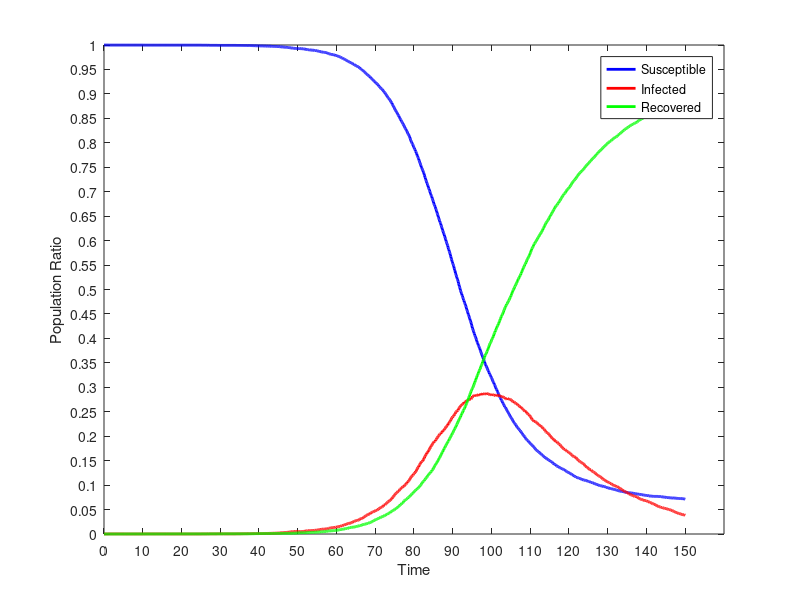

Write the MATLAB code that produced this figure.
dynamics = [
0.00,9999.000,1.000,0.000;
0.10,9999.000,1.000,0.000;
0.20,9999.000,1.000,0.000;
0.30,9999.000,1.000,0.000;
0.40,9999.000,1.000,0.000;
0.50,9999.000,1.000,0.000;
0.60,9999.000,1.000,0.000;
0.70,9999.000,1.000,0.000;
0.80,9999.000,1.000,0.000;
0.90,9999.000,1.000,0.000;
1.00,9999.000,1.000,0.000;
1.10,9999.000,1.000,0.000;
1.20,9998.000,2.000,0.000;
1.30,9998.000,2.000,0.000;
1.40,9998.000,2.000,0.000;
1.50,9998.000,2.000,0.000;
1.60,9998.000,2.000,0.000;
1.70,9998.000,2.000,0.000;
1.80,9998.000,2.000,0.000;
1.90,9998.000,2.000,0.000;
2.00,9998.000,2.000,0.000;
2.10,9998.000,2.000,0.000;
2.20,9998.000,2.000,0.000;
2.30,9998.000,2.000,0.000;
2.40,9998.000,2.000,0.000;
2.50,9998.000,2.000,0.000;
2.60,9998.000,2.000,0.000;
2.70,9998.000,2.000,0.000;
2.80,9998.000,2.000,0.000;
2.90,9998.000,2.000,0.000;
3.00,9998.000,2.000,0.000;
3.10,9998.000,2.000,0.000;
3.20,9998.000,2.000,0.000;
3.30,9998.000,2.000,0.000;
3.40,9998.000,2.000,0.000;
3.50,9998.000,2.000,0.000;
3.60,9998.000,2.000,0.000;
3.70,9998.000,2.000,0.000;
3.80,9998.000,2.000,0.000;
3.90,9998.000,2.000,0.000;
4.00,9998.000,2.000,0.000;
4.10,9998.000,2.000,0.000;
4.20,9998.000,2.000,0.000;
4.30,9998.000,2.000,0.000;
4.40,9998.000,2.000,0.000;
4.50,9998.000,2.000,0.000;
4.60,9998.000,2.000,0.000;
4.70,9998.000,2.000,0.000;
4.80,9998.000,2.000,0.000;
4.90,9998.000,2.000,0.000;
5.00,9998.000,2.000,0.000;
5.10,9998.000,1.000,1.000;
5.20,9998.000,1.000,1.000;
5.30,9998.000,1.000,1.000;
5.40,9998.000,1.000,1.000;
5.50,9998.000,1.000,1.000;
5.60,9998.000,1.000,1.000;
5.70,9998.000,1.000,1.000;
5.80,9998.000,1.000,1.000;
5.90,9998.000,1.000,1.000;
6.00,9998.000,1.000,1.000;
6.10,9998.000,1.000,1.000;
6.20,9998.000,1.000,1.000;
6.30,9998.000,1.000,1.000;
6.40,9998.000,1.000,1.000;
6.50,9998.000,1.000,1.000;
6.60,9998.000,1.000,1.000;
6.70,9998.000,1.000,1.000;
6.80,9998.000,1.000,1.000;
6.90,9998.000,1.000,1.000;
7.00,9998.000,1.000,1.000;
7.10,9998.000,1.000,1.000;
7.20,9998.000,1.000,1.000;
7.30,9998.000,1.000,1.000;
7.40,9998.000,1.000,1.000;
7.50,9998.000,1.000,1.000;
7.60,9998.000,1.000,1.000;
7.70,9998.000,1.000,1.000;
7.80,9998.000,1.000,1.000;
7.90,9998.000,1.000,1.000;
8.00,9998.000,1.000,1.000;
8.10,9998.000,1.000,1.000;
8.20,9998.000,1.000,1.000;
8.30,9998.000,1.000,1.000;
8.40,9998.000,1.000,1.000;
8.50,9998.000,1.000,1.000;
8.60,9998.000,1.000,1.000;
8.70,9998.000,1.000,1.000;
8.80,9998.000,1.000,1.000;
8.90,9998.000,1.000,1.000;
9.00,9998.000,1.000,1.000;
9.10,9998.000,1.000,1.000;
9.20,9998.000,1.000,1.000;
9.30,9998.000,1.000,1.000;
9.40,9998.000,1.000,1.000;
9.50,9998.000,1.000,1.000;
9.60,9998.000,1.000,1.000;
9.70,9998.000,1.000,1.000;
9.80,9998.000,1.000,1.000;
9.90,9998.000,1.000,1.000;
10.00,9998.000,1.000,1.000;
10.10,9998.000,1.000,1.000;
10.20,9998.000,1.000,1.000;
10.30,9997.000,2.000,1.000;
10.40,9997.000,2.000,1.000;
10.50,9997.000,2.000,1.000;
10.60,9997.000,2.000,1.000;
10.70,9997.000,2.000,1.000;
10.80,9997.000,2.000,1.000;
10.90,9997.000,2.000,1.000;
11.00,9997.000,2.000,1.000;
11.10,9997.000,2.000,1.000;
11.20,9997.000,2.000,1.000;
11.30,9997.000,2.000,1.000;
11.40,9997.000,2.000,1.000;
11.50,9997.000,2.000,1.000;
11.60,9997.000,2.000,1.000;
11.70,9997.000,2.000,1.000;
11.80,9997.000,2.000,1.000;
11.90,9997.000,2.000,1.000;
12.00,9997.000,2.000,1.000;
12.10,9997.000,2.000,1.000;
12.20,9997.000,2.000,1.000;
12.30,9997.000,2.000,1.000;
12.40,9997.000,2.000,1.000;
12.50,9997.000,2.000,1.000;
12.60,9997.000,2.000,1.000;
12.70,9997.000,2.000,1.000;
12.80,9997.000,2.000,1.000;
12.90,9997.000,2.000,1.000;
13.00,9997.000,2.000,1.000;
13.10,9997.000,2.000,1.000;
13.20,9997.000,2.000,1.000;
13.30,9997.000,2.000,1.000;
13.40,9997.000,2.000,1.000;
13.50,9997.000,2.000,1.000;
13.60,9997.000,2.000,1.000;
13.70,9997.000,2.000,1.000;
13.80,9997.000,2.000,1.000;
13.90,9997.000,2.000,1.000;
14.00,9997.000,2.000,1.000;
14.10,9997.000,2.000,1.000;
14.20,9997.000,2.000,1.000;
14.30,9997.000,2.000,1.000;
14.40,9997.000,2.000,1.000;
14.50,9997.000,2.000,1.000;
14.60,9997.000,2.000,1.000;
14.70,9997.000,2.000,1.000;
14.80,9997.000,2.000,1.000;
14.90,9997.000,2.000,1.000;
15.00,9997.000,2.000,1.000;
15.10,9997.000,2.000,1.000;
15.20,9997.000,2.000,1.000;
15.30,9997.000,2.000,1.000;
15.40,9997.000,2.000,1.000;
15.50,9997.000,2.000,1.000;
15.60,9997.000,2.000,1.000;
15.70,9997.000,2.000,1.000;
15.80,9997.000,2.000,1.000;
15.90,9997.000,2.000,1.000;
16.00,9997.000,2.000,1.000;
16.10,9997.000,2.000,1.000;
16.20,9997.000,2.000,1.000;
16.30,9997.000,1.000,2.000;
16.40,9997.000,1.000,2.000;
16.50,9997.000,1.000,2.000;
16.60,9997.000,1.000,2.000;
16.70,9997.000,1.000,2.000;
16.80,9997.000,1.000,2.000;
16.90,9997.000,1.000,2.000;
17.00,9997.000,1.000,2.000;
17.10,9997.000,1.000,2.000;
17.20,9997.000,1.000,2.000;
17.30,9997.000,1.000,2.000;
17.40,9997.000,1.000,2.000;
17.50,9997.000,1.000,2.000;
17.60,9997.000,1.000,2.000;
17.70,9997.000,1.000,2.000;
17.80,9997.000,1.000,2.000;
17.90,9997.000,1.000,2.000;
18.00,9997.000,1.000,2.000;
18.10,9997.000,1.000,2.000;
18.20,9997.000,1.000,2.000;
18.30,9997.000,1.000,2.000;
18.40,9997.000,1.000,2.000;
18.50,9997.000,1.000,2.000;
18.60,9997.000,1.000,2.000;
18.70,9997.000,1.000,2.000;
18.80,9997.000,1.000,2.000;
18.90,9997.000,1.000,2.000;
19.00,9997.000,1.000,2.000;
19.10,9997.000,1.000,2.000;
19.20,9997.000,1.000,2.000;
19.30,9997.000,1.000,2.000;
19.40,9997.000,1.000,2.000;
19.50,9997.000,1.000,2.000;
19.60,9997.000,1.000,2.000;
19.70,9997.000,1.000,2.000;
19.80,9997.000,1.000,2.000;
19.90,9997.000,1.000,2.000;
20.00,9997.000,1.000,2.000;
20.10,9997.000,1.000,2.000;
20.20,9997.000,1.000,2.000;
20.30,9997.000,1.000,2.000;
20.40,9997.000,1.000,2.000;
20.50,9997.000,1.000,2.000;
20.60,9997.000,1.000,2.000;
20.70,9997.000,1.000,2.000;
20.80,9997.000,1.000,2.000;
20.90,9997.000,1.000,2.000;
21.00,9997.000,1.000,2.000;
21.10,9997.000,1.000,2.000;
21.20,9997.000,1.000,2.000;
21.30,9997.000,1.000,2.000;
21.40,9997.000,1.000,2.000;
21.50,9997.000,1.000,2.000;
21.60,9997.000,1.000,2.000;
21.70,9997.000,1.000,2.000;
21.80,9997.000,1.000,2.000;
21.90,9997.000,1.000,2.000;
22.00,9997.000,1.000,2.000;
22.10,9997.000,1.000,2.000;
22.20,9997.000,1.000,2.000;
22.30,9997.000,1.000,2.000;
22.40,9997.000,1.000,2.000;
22.50,9997.000,1.000,2.000;
22.60,9997.000,1.000,2.000;
22.70,9997.000,1.000,2.000;
22.80,9997.000,1.000,2.000;
22.90,9997.000,1.000,2.000;
23.00,9997.000,1.000,2.000;
23.10,9997.000,1.000,2.000;
23.20,9997.000,1.000,2.000;
23.30,9997.000,1.000,2.000;
23.40,9997.000,1.000,2.000;
23.50,9997.000,1.000,2.000;
23.60,9997.000,1.000,2.000;
23.70,9997.000,1.000,2.000;
23.80,9997.000,1.000,2.000;
23.90,9997.000,1.000,2.000;
24.00,9997.000,1.000,2.000;
24.10,9997.000,1.000,2.000;
24.20,9997.000,1.000,2.000;
24.30,9997.000,1.000,2.000;
24.40,9997.000,1.000,2.000;
24.50,9997.000,1.000,2.000;
24.60,9997.000,1.000,2.000;
24.70,9997.000,1.000,2.000;
24.80,9997.000,1.000,2.000;
24.90,9997.000,1.000,2.000;
25.00,9997.000,1.000,2.000;
25.10,9997.000,1.000,2.000;
25.20,9996.000,2.000,2.000;
25.30,9996.000,2.000,2.000;
25.40,9996.000,2.000,2.000;
25.50,9996.000,2.000,2.000;
25.60,9996.000,2.000,2.000;
25.70,9996.000,2.000,2.000;
25.80,9996.000,2.000,2.000;
25.90,9996.000,2.000,2.000;
26.00,9996.000,2.000,2.000;
26.10,9996.000,2.000,2.000;
26.20,9996.000,2.000,2.000;
26.30,9996.000,2.000,2.000;
26.40,9996.000,2.000,2.000;
26.50,9996.000,2.000,2.000;
26.60,9996.000,2.000,2.000;
26.70,9996.000,2.000,2.000;
26.80,9996.000,2.000,2.000;
26.90,9995.000,3.000,2.000;
27.00,9995.000,3.000,2.000;
27.10,9995.000,3.000,2.000;
27.20,9995.000,3.000,2.000;
27.30,9994.000,3.000,3.000;
27.40,9994.000,3.000,3.000;
27.50,9994.000,3.000,3.000;
27.60,9994.000,3.000,3.000;
27.70,9994.000,3.000,3.000;
27.80,9994.000,3.000,3.000;
27.90,9994.000,3.000,3.000;
28.00,9994.000,3.000,3.000;
28.10,9994.000,3.000,3.000;
28.20,9994.000,3.000,3.000;
28.30,9994.000,3.000,3.000;
28.40,9994.000,3.000,3.000;
28.50,9994.000,3.000,3.000;
28.60,9994.000,3.000,3.000;
28.70,9994.000,3.000,3.000;
28.80,9994.000,3.000,3.000;
28.90,9994.000,3.000,3.000;
29.00,9994.000,3.000,3.000;
29.10,9994.000,3.000,3.000;
29.20,9994.000,3.000,3.000;
29.30,9993.000,4.000,3.000;
29.40,9993.000,4.000,3.000;
29.50,9993.000,4.000,3.000;
29.60,9993.000,4.000,3.000;
29.70,9993.000,4.000,3.000;
29.80,9993.000,4.000,3.000;
29.90,9993.000,4.000,3.000;
30.00,9993.000,4.000,3.000;
30.10,9993.000,4.000,3.000;
30.20,9993.000,4.000,3.000;
30.30,9993.000,4.000,3.000;
30.40,9993.000,4.000,3.000;
30.50,9993.000,4.000,3.000;
30.60,9993.000,4.000,3.000;
30.70,9993.000,4.000,3.000;
30.80,9993.000,3.000,4.000;
30.90,9993.000,3.000,4.000;
31.00,9993.000,3.000,4.000;
31.10,9993.000,3.000,4.000;
31.20,9993.000,3.000,4.000;
31.30,9993.000,3.000,4.000;
31.40,9993.000,3.000,4.000;
31.50,9993.000,3.000,4.000;
31.60,9993.000,3.000,4.000;
31.70,9993.000,3.000,4.000;
31.80,9993.000,3.000,4.000;
31.90,9993.000,3.000,4.000;
32.00,9993.000,3.000,4.000;
32.10,9993.000,3.000,4.000;
32.20,9993.000,3.000,4.000;
32.30,9993.000,3.000,4.000;
32.40,9993.000,3.000,4.000;
32.50,9993.000,3.000,4.000;
32.60,9993.000,3.000,4.000;
32.70,9993.000,3.000,4.000;
32.80,9993.000,3.000,4.000;
32.90,9993.000,3.000,4.000;
33.00,9993.000,3.000,4.000;
33.10,9993.000,3.000,4.000;
33.20,9993.000,3.000,4.000;
33.30,9993.000,3.000,4.000;
33.40,9993.000,3.000,4.000;
33.50,9993.000,3.000,4.000;
33.60,9993.000,3.000,4.000;
33.70,9993.000,3.000,4.000;
33.80,9993.000,3.000,4.000;
33.90,9993.000,3.000,4.000;
34.00,9993.000,3.000,4.000;
34.10,9993.000,3.000,4.000;
34.20,9992.000,4.000,4.000;
34.30,9992.000,4.000,4.000;
34.40,9992.000,4.000,4.000;
34.50,9992.000,4.000,4.000;
34.60,9992.000,4.000,4.000;
34.70,9992.000,4.000,4.000;
34.80,9992.000,4.000,4.000;
34.90,9992.000,4.000,4.000;
35.00,9992.000,4.000,4.000;
35.10,9992.000,4.000,4.000;
35.20,9992.000,4.000,4.000;
35.30,9991.000,5.000,4.000;
35.40,9991.000,5.000,4.000;
35.50,9991.000,5.000,4.000;
35.60,9991.000,5.000,4.000;
35.70,9991.000,5.000,4.000;
35.80,9991.000,5.000,4.000;
35.90,9991.000,5.000,4.000;
36.00,9990.000,6.000,4.000;
36.10,9990.000,6.000,4.000;
36.20,9990.000,6.000,4.000;
36.30,9990.000,6.000,4.000;
36.40,9990.000,6.000,4.000;
36.50,9990.000,6.000,4.000;
36.60,9990.000,6.000,4.000;
36.70,9990.000,6.000,4.000;
36.80,9990.000,6.000,4.000;
36.90,9990.000,6.000,4.000;
37.00,9990.000,6.000,4.000;
37.10,9990.000,6.000,4.000;
37.20,9989.000,7.000,4.000;
37.30,9989.000,7.000,4.000;
37.40,9989.000,7.000,4.000;
37.50,9988.000,8.000,4.000;
37.60,9988.000,7.000,5.000;
37.70,9988.000,7.000,5.000;
37.80,9988.000,7.000,5.000;
37.90,9988.000,7.000,5.000;
38.00,9988.000,7.000,5.000;
38.10,9987.000,8.000,5.000;
38.20,9987.000,8.000,5.000;
38.30,9987.000,8.000,5.000;
38.40,9986.000,9.000,5.000;
38.50,9986.000,9.000,5.000;
38.60,9986.000,9.000,5.000;
38.70,9986.000,9.000,5.000;
38.80,9986.000,8.000,6.000;
38.90,9986.000,8.000,6.000;
39.00,9985.000,9.000,6.000;
39.10,9984.000,10.000,6.000;
39.20,9984.000,9.000,7.000;
39.30,9984.000,9.000,7.000;
39.40,9984.000,9.000,7.000;
39.50,9984.000,9.000,7.000;
39.60,9983.000,10.000,7.000;
39.70,9983.000,10.000,7.000;
39.80,9983.000,10.000,7.000;
39.90,9983.000,10.000,7.000;
40.00,9982.000,11.000,7.000;
40.10,9981.000,10.000,9.000;
40.20,9981.000,10.000,9.000;
40.30,9981.000,10.000,9.000;
40.40,9981.000,10.000,9.000;
40.50,9981.000,10.000,9.000;
40.60,9981.000,10.000,9.000;
40.70,9981.000,10.000,9.000;
40.80,9981.000,10.000,9.000;
40.90,9981.000,10.000,9.000;
41.00,9981.000,10.000,9.000;
41.10,9981.000,10.000,9.000;
41.20,9981.000,10.000,9.000;
41.30,9980.000,11.000,9.000;
41.40,9979.000,12.000,9.000;
41.50,9979.000,12.000,9.000;
41.60,9978.000,13.000,9.000;
41.70,9978.000,13.000,9.000;
41.80,9978.000,13.000,9.000;
41.90,9978.000,12.000,10.000;
42.00,9978.000,12.000,10.000;
42.10,9977.000,13.000,10.000;
42.20,9977.000,13.000,10.000;
42.30,9977.000,13.000,10.000;
42.40,9977.000,13.000,10.000;
42.50,9977.000,13.000,10.000;
42.60,9976.000,14.000,10.000;
42.70,9976.000,14.000,10.000;
42.80,9976.000,14.000,10.000;
42.90,9976.000,14.000,10.000;
43.00,9976.000,14.000,10.000;
43.10,9976.000,14.000,10.000;
43.20,9974.000,15.000,11.000;
43.30,9974.000,15.000,11.000;
43.40,9973.000,16.000,11.000;
43.50,9972.000,17.000,11.000;
43.60,9972.000,16.000,12.000;
43.70,9972.000,16.000,12.000;
43.80,9972.000,16.000,12.000;
43.90,9972.000,16.000,12.000;
44.00,9972.000,16.000,12.000;
44.10,9971.000,17.000,12.000;
44.20,9971.000,17.000,12.000;
44.30,9970.000,18.000,12.000;
44.40,9970.000,18.000,12.000;
44.50,9970.000,18.000,12.000;
44.60,9970.000,18.000,12.000;
44.70,9970.000,18.000,12.000;
44.80,9969.000,18.000,13.000;
44.90,9968.000,19.000,13.000;
45.00,9967.000,20.000,13.000;
45.10,9967.000,20.000,13.000;
45.20,9965.000,22.000,13.000;
45.30,9965.000,22.000,13.000;
45.40,9965.000,22.000,13.000;
45.50,9965.000,22.000,13.000;
45.60,9964.000,23.000,13.000;
45.70,9962.000,25.000,13.000;
45.80,9961.000,26.000,13.000;
45.90,9960.000,27.000,13.000;
46.00,9959.000,28.000,13.000;
46.10,9959.000,28.000,13.000;
46.20,9959.000,28.000,13.000;
46.30,9959.000,28.000,13.000;
46.40,9957.000,29.000,14.000;
46.50,9957.000,29.000,14.000;
46.60,9957.000,29.000,14.000;
46.70,9957.000,29.000,14.000;
46.80,9956.000,30.000,14.000;
46.90,9956.000,30.000,14.000;
47.00,9954.000,32.000,14.000;
47.10,9952.000,34.000,14.000;
47.20,9952.000,34.000,14.000;
47.30,9951.000,35.000,14.000;
47.40,9950.000,36.000,14.000;
47.50,9950.000,36.000,14.000;
47.60,9949.000,37.000,14.000;
47.70,9949.000,37.000,14.000;
47.80,9947.000,39.000,14.000;
47.90,9945.000,40.000,15.000;
48.00,9943.000,42.000,15.000;
48.10,9942.000,43.000,15.000;
48.20,9940.000,45.000,15.000;
48.30,9940.000,45.000,15.000;
48.40,9939.000,46.000,15.000;
48.50,9938.000,47.000,15.000;
48.60,9937.000,48.000,15.000;
48.70,9936.000,48.000,16.000;
48.80,9936.000,48.000,16.000;
48.90,9936.000,48.000,16.000;
49.00,9933.000,51.000,16.000;
49.10,9933.000,50.000,17.000;
49.20,9932.000,51.000,17.000;
49.30,9931.000,52.000,17.000;
49.40,9930.000,53.000,17.000;
49.50,9929.000,53.000,18.000;
49.60,9929.000,53.000,18.000;
49.70,9927.000,54.000,19.000;
49.80,9927.000,54.000,19.000;
49.90,9927.000,54.000,19.000;
50.00,9927.000,52.000,21.000;
50.10,9927.000,52.000,21.000;
50.20,9927.000,51.000,22.000;
50.30,9927.000,50.000,23.000;
50.40,9927.000,49.000,24.000;
50.50,9927.000,48.000,25.000;
50.60,9925.000,50.000,25.000;
50.70,9925.000,50.000,25.000;
50.80,9924.000,51.000,25.000;
50.90,9924.000,51.000,25.000;
51.00,9924.000,51.000,25.000;
51.10,9923.000,52.000,25.000;
51.20,9923.000,51.000,26.000;
51.30,9922.000,52.000,26.000;
51.40,9922.000,52.000,26.000;
51.50,9920.000,54.000,26.000;
51.60,9918.000,56.000,26.000;
51.70,9918.000,56.000,26.000;
51.80,9918.000,56.000,26.000;
51.90,9914.000,60.000,26.000;
52.00,9914.000,60.000,26.000;
52.10,9914.000,59.000,27.000;
52.20,9910.000,63.000,27.000;
52.30,9908.000,65.000,27.000;
52.40,9908.000,65.000,27.000;
52.50,9905.000,67.000,28.000;
52.60,9904.000,68.000,28.000;
52.70,9904.000,67.000,29.000;
52.80,9902.000,68.000,30.000;
52.90,9902.000,68.000,30.000;
53.00,9901.000,67.000,32.000;
53.10,9898.000,70.000,32.000;
53.20,9897.000,70.000,33.000;
53.30,9897.000,70.000,33.000;
53.40,9896.000,71.000,33.000;
53.50,9896.000,70.000,34.000;
53.60,9896.000,70.000,34.000;
53.70,9896.000,70.000,34.000;
53.80,9895.000,71.000,34.000;
53.90,9895.000,71.000,34.000;
54.00,9894.000,72.000,34.000;
54.10,9893.000,73.000,34.000;
54.20,9892.000,73.000,35.000;
54.30,9889.000,76.000,35.000;
54.40,9887.000,77.000,36.000;
54.50,9887.000,77.000,36.000;
54.60,9886.000,76.000,38.000;
54.70,9884.000,78.000,38.000;
54.80,9882.000,80.000,38.000;
54.90,9882.000,79.000,39.000;
55.00,9882.000,79.000,39.000;
55.10,9880.000,81.000,39.000;
55.20,9878.000,83.000,39.000;
55.30,9876.000,85.000,39.000;
55.40,9873.000,87.000,40.000;
55.50,9870.000,90.000,40.000;
55.60,9868.000,91.000,41.000;
55.70,9865.000,94.000,41.000;
55.80,9864.000,93.000,43.000;
55.90,9862.000,94.000,44.000;
56.00,9862.000,94.000,44.000;
56.10,9859.000,96.000,45.000;
56.20,9858.000,97.000,45.000;
56.30,9856.000,98.000,46.000;
56.40,9854.000,99.000,47.000;
56.50,9854.000,99.000,47.000;
56.60,9852.000,101.000,47.000;
56.70,9852.000,101.000,47.000;
56.80,9851.000,101.000,48.000;
56.90,9851.000,100.000,49.000;
57.00,9848.000,103.000,49.000;
57.10,9848.000,102.000,50.000;
57.20,9845.000,104.000,51.000;
57.30,9844.000,105.000,51.000;
57.40,9843.000,103.000,54.000;
57.50,9841.000,103.000,56.000;
57.60,9839.000,103.000,58.000;
57.70,9834.000,107.000,59.000;
57.80,9831.000,110.000,59.000;
57.90,9824.000,116.000,60.000;
58.00,9821.000,118.000,61.000;
58.10,9820.000,118.000,62.000;
58.20,9819.000,119.000,62.000;
58.30,9816.000,120.000,64.000;
58.40,9815.000,121.000,64.000;
58.50,9812.000,123.000,65.000;
58.60,9809.000,126.000,65.000;
58.70,9808.000,127.000,65.000;
58.80,9805.000,129.000,66.000;
58.90,9804.000,130.000,66.000;
59.00,9802.000,131.000,67.000;
59.10,9802.000,131.000,67.000;
59.20,9801.000,131.000,68.000;
59.30,9800.000,131.000,69.000;
59.40,9798.000,132.000,70.000;
59.50,9797.000,133.000,70.000;
59.60,9794.000,135.000,71.000;
59.70,9787.000,142.000,71.000;
59.80,9786.000,141.000,73.000;
59.90,9786.000,139.000,75.000;
60.00,9784.000,140.000,76.000;
60.10,9783.000,140.000,77.000;
60.20,9777.000,145.000,78.000;
60.30,9775.000,146.000,79.000;
60.40,9772.000,148.000,80.000;
60.50,9768.000,150.000,82.000;
60.60,9765.000,153.000,82.000;
60.70,9762.000,155.000,83.000;
60.80,9759.000,155.000,86.000;
60.90,9757.000,155.000,88.000;
61.00,9754.000,156.000,90.000;
61.10,9748.000,162.000,90.000;
61.20,9743.000,166.000,91.000;
61.30,9737.000,170.000,93.000;
61.40,9736.000,171.000,93.000;
61.50,9734.000,171.000,95.000;
61.60,9729.000,173.000,98.000;
61.70,9722.000,179.000,99.000;
61.80,9717.000,181.000,102.000;
61.90,9714.000,182.000,104.000;
62.00,9713.000,182.000,105.000;
62.10,9708.000,187.000,105.000;
62.20,9704.000,191.000,105.000;
62.30,9698.000,194.000,108.000;
62.40,9695.000,194.000,111.000;
62.50,9688.000,200.000,112.000;
62.60,9683.000,203.000,114.000;
62.70,9679.000,207.000,114.000;
62.80,9675.000,211.000,114.000;
62.90,9670.000,212.000,118.000;
63.00,9668.000,212.000,120.000;
63.10,9662.000,216.000,122.000;
63.20,9658.000,219.000,123.000;
63.30,9652.000,221.000,127.000;
63.40,9649.000,220.000,131.000;
63.50,9645.000,222.000,133.000;
63.60,9643.000,224.000,133.000;
63.70,9641.000,225.000,134.000;
63.80,9634.000,230.000,136.000;
63.90,9631.000,232.000,137.000;
64.00,9625.000,236.000,139.000;
64.10,9622.000,239.000,139.000;
64.20,9616.000,245.000,139.000;
64.30,9611.000,249.000,140.000;
64.40,9606.000,254.000,140.000;
64.50,9605.000,253.000,142.000;
64.60,9597.000,259.000,144.000;
64.70,9591.000,264.000,145.000;
64.80,9586.000,267.000,147.000;
64.90,9582.000,269.000,149.000;
65.00,9577.000,273.000,150.000;
65.10,9573.000,275.000,152.000;
65.20,9571.000,277.000,152.000;
65.30,9564.000,281.000,155.000;
65.40,9561.000,279.000,160.000;
65.50,9556.000,282.000,162.000;
65.60,9553.000,283.000,164.000;
65.70,9552.000,284.000,164.000;
65.80,9544.000,290.000,166.000;
65.90,9539.000,293.000,168.000;
66.00,9527.000,302.000,171.000;
66.10,9521.000,308.000,171.000;
66.20,9514.000,314.000,172.000;
66.30,9513.000,313.000,174.000;
66.40,9507.000,316.000,177.000;
66.50,9504.000,316.000,180.000;
66.60,9493.000,323.000,184.000;
66.70,9487.000,323.000,190.000;
66.80,9482.000,328.000,190.000;
66.90,9473.000,335.000,192.000;
67.00,9467.000,336.000,197.000;
67.10,9457.000,346.000,197.000;
67.20,9450.000,349.000,201.000;
67.30,9443.000,355.000,202.000;
67.40,9436.000,361.000,203.000;
67.50,9427.000,370.000,203.000;
67.60,9419.000,377.000,204.000;
67.70,9410.000,383.000,207.000;
67.80,9404.000,386.000,210.000;
67.90,9398.000,390.000,212.000;
68.00,9392.000,391.000,217.000;
68.10,9383.000,399.000,218.000;
68.20,9377.000,405.000,218.000;
68.30,9370.000,405.000,225.000;
68.40,9366.000,407.000,227.000;
68.50,9360.000,410.000,230.000;
68.60,9356.000,409.000,235.000;
68.70,9347.000,417.000,236.000;
68.80,9332.000,429.000,239.000;
68.90,9322.000,435.000,243.000;
69.00,9314.000,441.000,245.000;
69.10,9309.000,443.000,248.000;
69.20,9302.000,448.000,250.000;
69.30,9297.000,449.000,254.000;
69.40,9288.000,453.000,259.000;
69.50,9280.000,452.000,268.000;
69.60,9269.000,457.000,274.000;
69.70,9261.000,461.000,278.000;
69.80,9252.000,466.000,282.000;
69.90,9247.000,468.000,285.000;
70.00,9237.000,474.000,289.000;
70.10,9226.000,481.000,293.000;
70.20,9225.000,480.000,295.000;
70.30,9217.000,485.000,298.000;
70.40,9212.000,487.000,301.000;
70.50,9205.000,487.000,308.000;
70.60,9194.000,496.000,310.000;
70.70,9187.000,499.000,314.000;
70.80,9177.000,505.000,318.000;
70.90,9163.000,516.000,321.000;
71.00,9153.000,520.000,327.000;
71.10,9148.000,524.000,328.000;
71.20,9137.000,531.000,332.000;
71.30,9127.000,537.000,336.000;
71.40,9116.000,541.000,343.000;
71.50,9109.000,546.000,345.000;
71.60,9104.000,548.000,348.000;
71.70,9098.000,552.000,350.000;
71.80,9094.000,552.000,354.000;
71.90,9083.000,559.000,358.000;
72.00,9071.000,569.000,360.000;
72.10,9061.000,574.000,365.000;
72.20,9046.000,589.000,365.000;
72.30,9039.000,592.000,369.000;
72.40,9029.000,595.000,376.000;
72.50,9022.000,595.000,383.000;
72.60,9009.000,607.000,384.000;
72.70,8997.000,613.000,390.000;
72.80,8985.000,622.000,393.000;
72.90,8972.000,631.000,397.000;
73.00,8962.000,639.000,399.000;
73.10,8949.000,645.000,406.000;
73.20,8935.000,654.000,411.000;
73.30,8923.000,658.000,419.000;
73.40,8916.000,661.000,423.000;
73.50,8907.000,668.000,425.000;
73.60,8898.000,674.000,428.000;
73.70,8885.000,684.000,431.000;
73.80,8874.000,691.000,435.000;
73.90,8862.000,691.000,447.000;
74.00,8846.000,701.000,453.000;
74.10,8833.000,710.000,457.000;
74.20,8820.000,719.000,461.000;
74.30,8812.000,723.000,465.000;
74.40,8787.000,741.000,472.000;
74.50,8773.000,752.000,475.000;
74.60,8760.000,758.000,482.000;
74.70,8747.000,767.000,486.000;
74.80,8731.000,778.000,491.000;
74.90,8716.000,790.000,494.000;
75.00,8700.000,798.000,502.000;
75.10,8682.000,809.000,509.000;
75.20,8665.000,822.000,513.000;
75.30,8655.000,829.000,516.000;
75.40,8643.000,832.000,525.000;
75.50,8630.000,842.000,528.000;
75.60,8617.000,846.000,537.000;
75.70,8604.000,857.000,539.000;
75.80,8586.000,867.000,547.000;
75.90,8569.000,875.000,556.000;
76.00,8558.000,876.000,566.000;
76.10,8547.000,883.000,570.000;
76.20,8527.000,895.000,578.000;
76.30,8510.000,906.000,584.000;
76.40,8496.000,916.000,588.000;
76.50,8481.000,918.000,601.000;
76.60,8470.000,926.000,604.000;
76.70,8451.000,937.000,612.000;
76.80,8437.000,944.000,619.000;
76.90,8425.000,947.000,628.000;
77.00,8412.000,957.000,631.000;
77.10,8397.000,967.000,636.000;
77.20,8382.000,972.000,646.000;
77.30,8373.000,969.000,658.000;
77.40,8353.000,973.000,674.000;
77.50,8334.000,987.000,679.000;
77.60,8317.000,999.000,684.000;
77.70,8301.000,1006.000,693.000;
77.80,8289.000,1015.000,696.000;
77.90,8277.000,1018.000,705.000;
78.00,8260.000,1031.000,709.000;
78.10,8245.000,1042.000,713.000;
78.20,8233.000,1046.000,721.000;
78.30,8209.000,1065.000,726.000;
78.40,8193.000,1067.000,740.000;
78.50,8179.000,1076.000,745.000;
78.60,8167.000,1082.000,751.000;
78.70,8152.000,1092.000,756.000;
78.80,8135.000,1103.000,762.000;
78.90,8116.000,1117.000,767.000;
79.00,8090.000,1134.000,776.000;
79.10,8065.000,1148.000,787.000;
79.20,8044.000,1158.000,798.000;
79.30,8024.000,1170.000,806.000;
79.40,8009.000,1176.000,815.000;
79.50,7990.000,1186.000,824.000;
79.60,7976.000,1197.000,827.000;
79.70,7964.000,1201.000,835.000;
79.80,7940.000,1219.000,841.000;
79.90,7919.000,1227.000,854.000;
80.00,7902.000,1235.000,863.000;
80.10,7888.000,1239.000,873.000;
80.20,7868.000,1251.000,881.000;
80.30,7853.000,1259.000,888.000;
80.40,7829.000,1278.000,893.000;
80.50,7817.000,1280.000,903.000;
80.60,7795.000,1294.000,911.000;
80.70,7775.000,1311.000,914.000;
80.80,7748.000,1329.000,923.000;
80.90,7727.000,1342.000,931.000;
81.00,7706.000,1359.000,935.000;
81.10,7691.000,1366.000,943.000;
81.20,7673.000,1373.000,954.000;
81.30,7642.000,1398.000,960.000;
81.40,7619.000,1413.000,968.000;
81.50,7598.000,1422.000,980.000;
81.60,7578.000,1433.000,989.000;
81.70,7554.000,1449.000,997.000;
81.80,7530.000,1463.000,1007.000;
81.90,7504.000,1479.000,1017.000;
82.00,7484.000,1481.000,1035.000;
82.10,7467.000,1486.000,1047.000;
82.20,7452.000,1488.000,1060.000;
82.30,7431.000,1499.000,1070.000;
82.40,7406.000,1519.000,1075.000;
82.50,7386.000,1532.000,1082.000;
82.60,7363.000,1549.000,1088.000;
82.70,7336.000,1561.000,1103.000;
82.80,7302.000,1584.000,1114.000;
82.90,7284.000,1596.000,1120.000;
83.00,7256.000,1611.000,1133.000;
83.10,7231.000,1625.000,1144.000;
83.20,7210.000,1637.000,1153.000;
83.30,7181.000,1658.000,1161.000;
83.40,7166.000,1659.000,1175.000;
83.50,7143.000,1673.000,1184.000;
83.60,7121.000,1680.000,1199.000;
83.70,7094.000,1700.000,1206.000;
83.80,7065.000,1715.000,1220.000;
83.90,7053.000,1719.000,1228.000;
84.00,7030.000,1732.000,1238.000;
84.10,7004.000,1751.000,1245.000;
84.20,6977.000,1770.000,1253.000;
84.30,6954.000,1779.000,1267.000;
84.40,6932.000,1795.000,1273.000;
84.50,6915.000,1806.000,1279.000;
84.60,6895.000,1817.000,1288.000;
84.70,6864.000,1830.000,1306.000;
84.80,6842.000,1844.000,1314.000;
84.90,6819.000,1857.000,1324.000;
85.00,6796.000,1865.000,1339.000;
85.10,6765.000,1882.000,1353.000;
85.20,6738.000,1893.000,1369.000;
85.30,6723.000,1891.000,1386.000;
85.40,6703.000,1896.000,1401.000;
85.50,6686.000,1903.000,1411.000;
85.60,6652.000,1923.000,1425.000;
85.70,6634.000,1930.000,1436.000;
85.80,6611.000,1939.000,1450.000;
85.90,6584.000,1955.000,1461.000;
86.00,6555.000,1970.000,1475.000;
86.10,6534.000,1976.000,1490.000;
86.20,6505.000,1993.000,1502.000;
86.30,6479.000,2005.000,1516.000;
86.40,6456.000,2011.000,1533.000;
86.50,6429.000,2021.000,1550.000;
86.60,6407.000,2035.000,1558.000;
86.70,6380.000,2047.000,1573.000;
86.80,6364.000,2046.000,1590.000;
86.90,6342.000,2050.000,1608.000;
87.00,6308.000,2070.000,1622.000;
87.10,6289.000,2072.000,1639.000;
87.20,6263.000,2078.000,1659.000;
87.30,6237.000,2089.000,1674.000;
87.40,6208.000,2111.000,1681.000;
87.50,6189.000,2110.000,1701.000;
87.60,6160.000,2122.000,1718.000;
87.70,6139.000,2124.000,1737.000;
87.80,6119.000,2133.000,1748.000;
87.90,6090.000,2151.000,1759.000;
88.00,6069.000,2155.000,1776.000;
88.10,6039.000,2168.000,1793.000;
88.20,6015.000,2178.000,1807.000;
88.30,5984.000,2197.000,1819.000;
88.40,5961.000,2204.000,1835.000;
88.50,5938.000,2211.000,1851.000;
88.60,5916.000,2219.000,1865.000;
88.70,5899.000,2221.000,1880.000;
88.80,5856.000,2251.000,1893.000;
88.90,5833.000,2267.000,1900.000;
89.00,5812.000,2269.000,1919.000;
89.10,5780.000,2283.000,1937.000;
89.20,5758.000,2292.000,1950.000;
89.30,5733.000,2304.000,1963.000;
89.40,5705.000,2315.000,1980.000;
89.50,5671.000,2334.000,1995.000;
89.60,5641.000,2348.000,2011.000;
89.70,5614.000,2363.000,2023.000;
89.80,5584.000,2377.000,2039.000;
89.90,5562.000,2382.000,2056.000;
90.00,5530.000,2402.000,2068.000;
90.10,5512.000,2405.000,2083.000;
90.20,5489.000,2411.000,2100.000;
90.30,5462.000,2419.000,2119.000;
90.40,5425.000,2444.000,2131.000;
90.50,5399.000,2452.000,2149.000;
90.60,5377.000,2459.000,2164.000;
90.70,5334.000,2484.000,2182.000;
90.80,5312.000,2495.000,2193.000;
90.90,5290.000,2496.000,2214.000;
91.00,5261.000,2503.000,2236.000;
91.10,5235.000,2518.000,2247.000;
91.20,5211.000,2527.000,2262.000;
91.30,5190.000,2531.000,2279.000;
91.40,5161.000,2534.000,2305.000;
91.50,5127.000,2555.000,2318.000;
91.60,5096.000,2570.000,2334.000;
91.70,5067.000,2582.000,2351.000;
91.80,5042.000,2590.000,2368.000;
91.90,5013.000,2605.000,2382.000;
92.00,4981.000,2622.000,2397.000;
92.10,4957.000,2624.000,2419.000;
92.20,4933.000,2634.000,2433.000;
92.30,4911.000,2636.000,2453.000;
92.40,4883.000,2649.000,2468.000;
92.50,4864.000,2654.000,2482.000;
92.60,4838.000,2662.000,2500.000;
92.70,4813.000,2666.000,2521.000;
92.80,4788.000,2679.000,2533.000;
92.90,4772.000,2676.000,2552.000;
93.00,4740.000,2697.000,2563.000;
93.10,4719.000,2700.000,2581.000;
93.20,4702.000,2695.000,2603.000;
93.30,4679.000,2702.000,2619.000;
93.40,4655.000,2709.000,2636.000;
93.50,4626.000,2718.000,2656.000;
93.60,4597.000,2730.000,2673.000;
93.70,4573.000,2729.000,2698.000;
93.80,4551.000,2731.000,2718.000;
93.90,4523.000,2738.000,2739.000;
94.00,4495.000,2745.000,2760.000;
94.10,4475.000,2740.000,2785.000;
94.20,4453.000,2743.000,2804.000;
94.30,4423.000,2753.000,2824.000;
94.40,4400.000,2751.000,2849.000;
94.50,4373.000,2760.000,2867.000;
94.60,4349.000,2762.000,2889.000;
94.70,4329.000,2758.000,2913.000;
94.80,4296.000,2773.000,2931.000;
94.90,4268.000,2782.000,2950.000;
95.00,4237.000,2795.000,2968.000;
95.10,4205.000,2813.000,2982.000;
95.20,4185.000,2817.000,2998.000;
95.30,4162.000,2821.000,3017.000;
95.40,4135.000,2827.000,3038.000;
95.50,4110.000,2829.000,3061.000;
95.60,4093.000,2825.000,3082.000;
95.70,4060.000,2837.000,3103.000;
95.80,4043.000,2829.000,3128.000;
95.90,4022.000,2834.000,3144.000;
96.00,4003.000,2830.000,3167.000;
96.10,3975.000,2831.000,3194.000;
96.20,3947.000,2839.000,3214.000;
96.30,3924.000,2840.000,3236.000;
96.40,3908.000,2840.000,3252.000;
96.50,3886.000,2844.000,3270.000;
96.60,3861.000,2852.000,3287.000;
96.70,3843.000,2844.000,3313.000;
96.80,3827.000,2840.000,3333.000;
96.90,3807.000,2845.000,3348.000;
97.00,3786.000,2844.000,3370.000;
97.10,3759.000,2860.000,3381.000;
97.20,3733.000,2856.000,3411.000;
97.30,3713.000,2853.000,3434.000;
97.40,3691.000,2858.000,3451.000;
97.50,3668.000,2864.000,3468.000;
97.60,3646.000,2868.000,3486.000;
97.70,3627.000,2854.000,3519.000;
97.80,3609.000,2856.000,3535.000;
97.90,3582.000,2865.000,3553.000;
98.00,3563.000,2868.000,3569.000;
98.10,3542.000,2870.000,3588.000;
98.20,3520.000,2865.000,3615.000;
98.30,3493.000,2862.000,3645.000;
98.40,3476.000,2866.000,3658.000;
98.50,3460.000,2864.000,3676.000;
98.60,3438.000,2875.000,3687.000;
98.70,3425.000,2867.000,3708.000;
98.80,3409.000,2864.000,3727.000;
98.90,3387.000,2873.000,3740.000;
99.00,3364.000,2875.000,3761.000;
99.10,3347.000,2871.000,3782.000;
99.20,3333.000,2863.000,3804.000;
99.30,3313.000,2860.000,3827.000;
99.40,3297.000,2854.000,3849.000;
99.50,3273.000,2852.000,3875.000;
99.60,3263.000,2844.000,3893.000;
99.70,3248.000,2846.000,3906.000;
99.80,3229.000,2853.000,3918.000;
99.90,3209.000,2854.000,3937.000;
100.00,3195.000,2846.000,3959.000;
100.10,3179.000,2841.000,3980.000;
100.20,3159.000,2847.000,3994.000;
100.30,3137.000,2855.000,4008.000;
100.40,3117.000,2853.000,4030.000;
100.50,3105.000,2847.000,4048.000;
100.60,3089.000,2837.000,4074.000;
100.70,3064.000,2838.000,4098.000;
100.80,3049.000,2834.000,4117.000;
100.90,3036.000,2834.000,4130.000;
101.00,3012.000,2831.000,4157.000;
101.10,2990.000,2840.000,4170.000;
101.20,2969.000,2844.000,4187.000;
101.30,2958.000,2834.000,4208.000;
101.40,2944.000,2826.000,4230.000;
101.50,2921.000,2829.000,4250.000;
101.60,2903.000,2834.000,4263.000;
101.70,2886.000,2837.000,4277.000;
101.80,2868.000,2834.000,4298.000;
101.90,2847.000,2838.000,4315.000;
102.00,2826.000,2835.000,4339.000;
102.10,2814.000,2826.000,4360.000;
102.20,2795.000,2828.000,4377.000;
102.30,2783.000,2816.000,4401.000;
102.40,2767.000,2814.000,4419.000;
102.50,2744.000,2813.000,4443.000;
102.60,2734.000,2808.000,4458.000;
102.70,2722.000,2803.000,4475.000;
102.80,2706.000,2807.000,4487.000;
102.90,2682.000,2813.000,4505.000;
103.00,2670.000,2806.000,4524.000;
103.10,2655.000,2799.000,4546.000;
103.20,2637.000,2792.000,4571.000;
103.30,2623.000,2789.000,4588.000;
103.40,2603.000,2786.000,4611.000;
103.50,2596.000,2775.000,4629.000;
103.60,2591.000,2765.000,4644.000;
103.70,2574.000,2762.000,4664.000;
103.80,2558.000,2763.000,4679.000;
103.90,2543.000,2758.000,4699.000;
104.00,2526.000,2768.000,4706.000;
104.10,2512.000,2773.000,4715.000;
104.20,2498.000,2767.000,4735.000;
104.30,2486.000,2761.000,4753.000;
104.40,2470.000,2760.000,4770.000;
104.50,2455.000,2766.000,4779.000;
104.60,2446.000,2759.000,4795.000;
104.70,2428.000,2756.000,4816.000;
104.80,2412.000,2754.000,4834.000;
104.90,2398.000,2755.000,4847.000;
105.00,2385.000,2747.000,4868.000;
105.10,2375.000,2741.000,4884.000;
105.20,2364.000,2729.000,4907.000;
105.30,2351.000,2723.000,4926.000;
105.40,2338.000,2714.000,4948.000;
105.50,2321.000,2708.000,4971.000;
105.60,2307.000,2704.000,4989.000;
105.70,2292.000,2709.000,4999.000;
105.80,2278.000,2707.000,5015.000;
105.90,2271.000,2689.000,5040.000;
106.00,2261.000,2682.000,5057.000;
106.10,2251.000,2681.000,5068.000;
106.20,2240.000,2675.000,5085.000;
106.30,2231.000,2667.000,5102.000;
106.40,2214.000,2663.000,5123.000;
106.50,2198.000,2666.000,5136.000;
106.60,2187.000,2659.000,5154.000;
106.70,2176.000,2651.000,5173.000;
106.80,2170.000,2638.000,5192.000;
106.90,2160.000,2629.000,5211.000;
107.00,2149.000,2628.000,5223.000;
107.10,2139.000,2621.000,5240.000;
107.20,2131.000,2613.000,5256.000;
107.30,2119.000,2607.000,5274.000;
107.40,2114.000,2599.000,5287.000;
107.50,2099.000,2601.000,5300.000;
107.60,2091.000,2584.000,5325.000;
107.70,2078.000,2586.000,5336.000;
107.80,2065.000,2577.000,5358.000;
107.90,2059.000,2564.000,5377.000;
108.00,2043.000,2560.000,5397.000;
108.10,2032.000,2550.000,5418.000;
108.20,2023.000,2539.000,5438.000;
108.30,2014.000,2534.000,5452.000;
108.40,2004.000,2525.000,5471.000;
108.50,1992.000,2521.000,5487.000;
108.60,1984.000,2508.000,5508.000;
108.70,1968.000,2512.000,5520.000;
108.80,1959.000,2513.000,5528.000;
108.90,1947.000,2499.000,5554.000;
109.00,1936.000,2496.000,5568.000;
109.10,1928.000,2479.000,5593.000;
109.20,1920.000,2468.000,5612.000;
109.30,1914.000,2459.000,5627.000;
109.40,1909.000,2451.000,5640.000;
109.50,1902.000,2444.000,5654.000;
109.60,1890.000,2442.000,5668.000;
109.70,1878.000,2437.000,5685.000;
109.80,1867.000,2430.000,5703.000;
109.90,1859.000,2416.000,5725.000;
110.00,1851.000,2405.000,5744.000;
110.10,1843.000,2396.000,5761.000;
110.20,1835.000,2381.000,5784.000;
110.30,1827.000,2366.000,5807.000;
110.40,1820.000,2348.000,5832.000;
110.50,1815.000,2340.000,5845.000;
110.60,1808.000,2333.000,5859.000;
110.70,1798.000,2331.000,5871.000;
110.80,1788.000,2325.000,5887.000;
110.90,1779.000,2309.000,5912.000;
111.00,1772.000,2298.000,5930.000;
111.10,1761.000,2301.000,5938.000;
111.20,1751.000,2302.000,5947.000;
111.30,1742.000,2296.000,5962.000;
111.40,1731.000,2293.000,5976.000;
111.50,1723.000,2287.000,5990.000;
111.60,1715.000,2285.000,6000.000;
111.70,1710.000,2275.000,6015.000;
111.80,1703.000,2267.000,6030.000;
111.90,1696.000,2258.000,6046.000;
112.00,1689.000,2251.000,6060.000;
112.10,1686.000,2243.000,6071.000;
112.20,1674.000,2243.000,6083.000;
112.30,1671.000,2232.000,6097.000;
112.40,1664.000,2227.000,6109.000;
112.50,1655.000,2220.000,6125.000;
112.60,1650.000,2211.000,6139.000;
112.70,1640.000,2212.000,6148.000;
112.80,1639.000,2199.000,6162.000;
112.90,1632.000,2196.000,6172.000;
113.00,1623.000,2190.000,6187.000;
113.10,1615.000,2183.000,6202.000;
113.20,1610.000,2171.000,6219.000;
113.30,1603.000,2156.000,6241.000;
113.40,1594.000,2151.000,6255.000;
113.50,1587.000,2147.000,6266.000;
113.60,1577.000,2141.000,6282.000;
113.70,1567.000,2132.000,6301.000;
113.80,1564.000,2119.000,6317.000;
113.90,1561.000,2105.000,6334.000;
114.00,1554.000,2098.000,6348.000;
114.10,1551.000,2084.000,6365.000;
114.20,1544.000,2081.000,6375.000;
114.30,1536.000,2076.000,6388.000;
114.40,1534.000,2067.000,6399.000;
114.50,1526.000,2066.000,6408.000;
114.60,1522.000,2059.000,6419.000;
114.70,1516.000,2052.000,6432.000;
114.80,1508.000,2043.000,6449.000;
114.90,1504.000,2029.000,6467.000;
115.00,1499.000,2020.000,6481.000;
115.10,1494.000,2009.000,6497.000;
115.20,1485.000,2009.000,6506.000;
115.30,1484.000,1992.000,6524.000;
115.40,1480.000,1983.000,6537.000;
115.50,1477.000,1973.000,6550.000;
115.60,1472.000,1965.000,6563.000;
115.70,1466.000,1954.000,6580.000;
115.80,1454.000,1954.000,6592.000;
115.90,1450.000,1944.000,6606.000;
116.00,1445.000,1934.000,6621.000;
116.10,1438.000,1927.000,6635.000;
116.20,1425.000,1931.000,6644.000;
116.30,1421.000,1917.000,6662.000;
116.40,1417.000,1903.000,6680.000;
116.50,1417.000,1888.000,6695.000;
116.60,1410.000,1885.000,6705.000;
116.70,1400.000,1886.000,6714.000;
116.80,1391.000,1887.000,6722.000;
116.90,1388.000,1884.000,6728.000;
117.00,1386.000,1872.000,6742.000;
117.10,1382.000,1862.000,6756.000;
117.20,1378.000,1858.000,6764.000;
117.30,1375.000,1852.000,6773.000;
117.40,1367.000,1842.000,6791.000;
117.50,1362.000,1835.000,6803.000;
117.60,1356.000,1831.000,6813.000;
117.70,1353.000,1825.000,6822.000;
117.80,1350.000,1811.000,6839.000;
117.90,1347.000,1800.000,6853.000;
118.00,1341.000,1794.000,6865.000;
118.10,1340.000,1783.000,6877.000;
118.20,1336.000,1774.000,6890.000;
118.30,1331.000,1764.000,6905.000;
118.40,1327.000,1756.000,6917.000;
118.50,1324.000,1749.000,6927.000;
118.60,1319.000,1745.000,6936.000;
118.70,1313.000,1735.000,6952.000;
118.80,1312.000,1730.000,6958.000;
118.90,1307.000,1727.000,6966.000;
119.00,1298.000,1729.000,6973.000;
119.10,1293.000,1722.000,6985.000;
119.20,1290.000,1711.000,6999.000;
119.30,1284.000,1700.000,7016.000;
119.40,1278.000,1694.000,7028.000;
119.50,1274.000,1686.000,7040.000;
119.60,1268.000,1685.000,7047.000;
119.70,1264.000,1682.000,7054.000;
119.80,1259.000,1679.000,7062.000;
119.90,1256.000,1674.000,7070.000;
120.00,1250.000,1668.000,7082.000;
120.10,1247.000,1659.000,7094.000;
120.20,1245.000,1653.000,7102.000;
120.30,1242.000,1648.000,7110.000;
120.40,1237.000,1638.000,7125.000;
120.50,1232.000,1632.000,7136.000;
120.60,1225.000,1624.000,7151.000;
120.70,1218.000,1618.000,7164.000;
120.80,1211.000,1610.000,7179.000;
120.90,1209.000,1599.000,7192.000;
121.00,1206.000,1591.000,7203.000;
121.10,1200.000,1588.000,7212.000;
121.20,1197.000,1583.000,7220.000;
121.30,1192.000,1581.000,7227.000;
121.40,1182.000,1580.000,7238.000;
121.50,1177.000,1575.000,7248.000;
121.60,1172.000,1573.000,7255.000;
121.70,1168.000,1565.000,7267.000;
121.80,1160.000,1565.000,7275.000;
121.90,1159.000,1552.000,7289.000;
122.00,1157.000,1541.000,7302.000;
122.10,1154.000,1532.000,7314.000;
122.20,1152.000,1524.000,7324.000;
122.30,1149.000,1518.000,7333.000;
122.40,1147.000,1507.000,7346.000;
122.50,1144.000,1500.000,7356.000;
122.60,1138.000,1496.000,7366.000;
122.70,1137.000,1486.000,7377.000;
122.80,1134.000,1479.000,7387.000;
122.90,1132.000,1476.000,7392.000;
123.00,1130.000,1472.000,7398.000;
123.10,1125.000,1467.000,7408.000;
123.20,1122.000,1465.000,7413.000;
123.30,1118.000,1459.000,7423.000;
123.40,1113.000,1450.000,7437.000;
123.50,1111.000,1447.000,7442.000;
123.60,1109.000,1440.000,7451.000;
123.70,1105.000,1439.000,7456.000;
123.80,1103.000,1433.000,7464.000;
123.90,1103.000,1422.000,7475.000;
124.00,1102.000,1413.000,7485.000;
124.10,1102.000,1400.000,7498.000;
124.20,1101.000,1390.000,7509.000;
124.30,1096.000,1388.000,7516.000;
124.40,1095.000,1379.000,7526.000;
124.50,1091.000,1375.000,7534.000;
124.60,1089.000,1363.000,7548.000;
124.70,1084.000,1365.000,7551.000;
124.80,1080.000,1357.000,7563.000;
124.90,1080.000,1348.000,7572.000;
125.00,1077.000,1342.000,7581.000;
125.10,1075.000,1337.000,7588.000;
125.20,1074.000,1329.000,7597.000;
125.30,1072.000,1321.000,7607.000;
125.40,1067.000,1315.000,7618.000;
125.50,1063.000,1313.000,7624.000;
125.60,1059.000,1309.000,7632.000;
125.70,1054.000,1310.000,7636.000;
125.80,1054.000,1297.000,7649.000;
125.90,1051.000,1290.000,7659.000;
126.00,1049.000,1283.000,7668.000;
126.10,1045.000,1277.000,7678.000;
126.20,1041.000,1275.000,7684.000;
126.30,1040.000,1270.000,7690.000;
126.40,1039.000,1263.000,7698.000;
126.50,1035.000,1261.000,7704.000;
126.60,1031.000,1255.000,7714.000;
126.70,1027.000,1251.000,7722.000;
126.80,1024.000,1242.000,7734.000;
126.90,1021.000,1233.000,7746.000;
127.00,1016.000,1230.000,7754.000;
127.10,1014.000,1218.000,7768.000;
127.20,1010.000,1217.000,7773.000;
127.30,1010.000,1207.000,7783.000;
127.40,1007.000,1205.000,7788.000;
127.50,1006.000,1196.000,7798.000;
127.60,1001.000,1189.000,7810.000;
127.70,999.000,1184.000,7817.000;
127.80,994.000,1182.000,7824.000;
127.90,990.000,1177.000,7833.000;
128.00,989.000,1174.000,7837.000;
128.10,987.000,1169.000,7844.000;
128.20,985.000,1165.000,7850.000;
128.30,983.000,1158.000,7859.000;
128.40,982.000,1154.000,7864.000;
128.50,981.000,1144.000,7875.000;
128.60,980.000,1135.000,7885.000;
128.70,979.000,1124.000,7897.000;
128.80,975.000,1121.000,7904.000;
128.90,971.000,1119.000,7910.000;
129.00,970.000,1112.000,7918.000;
129.10,969.000,1108.000,7923.000;
129.20,966.000,1104.000,7930.000;
129.30,965.000,1096.000,7939.000;
129.40,962.000,1092.000,7946.000;
129.50,961.000,1084.000,7955.000;
129.60,954.000,1083.000,7963.000;
129.70,953.000,1075.000,7972.000;
129.80,949.000,1075.000,7976.000;
129.90,947.000,1071.000,7982.000;
130.00,943.000,1065.000,7992.000;
130.10,942.000,1056.000,8002.000;
130.20,941.000,1050.000,8009.000;
130.30,938.000,1047.000,8015.000;
130.40,935.000,1047.000,8018.000;
130.50,934.000,1043.000,8023.000;
130.60,934.000,1035.000,8031.000;
130.70,930.000,1035.000,8035.000;
130.80,929.000,1033.000,8038.000;
130.90,926.000,1030.000,8044.000;
131.00,926.000,1020.000,8054.000;
131.10,923.000,1014.000,8063.000;
131.20,921.000,1008.000,8071.000;
131.30,918.000,1006.000,8076.000;
131.40,917.000,1001.000,8082.000;
131.50,915.000,996.000,8089.000;
131.60,912.000,994.000,8094.000;
131.70,910.000,990.000,8100.000;
131.80,908.000,988.000,8104.000;
131.90,905.000,984.000,8111.000;
132.00,904.000,981.000,8115.000;
132.10,903.000,980.000,8117.000;
132.20,902.000,974.000,8124.000;
132.30,900.000,971.000,8129.000;
132.40,894.000,972.000,8134.000;
132.50,892.000,971.000,8137.000;
132.60,888.000,965.000,8147.000;
132.70,886.000,956.000,8158.000;
132.80,884.000,953.000,8163.000;
132.90,882.000,948.000,8170.000;
133.00,880.000,939.000,8181.000;
133.10,879.000,938.000,8183.000;
133.20,878.000,933.000,8189.000;
133.30,876.000,927.000,8197.000;
133.40,875.000,920.000,8205.000;
133.50,873.000,914.000,8213.000;
133.60,870.000,910.000,8220.000;
133.70,869.000,902.000,8229.000;
133.80,868.000,899.000,8233.000;
133.90,867.000,894.000,8239.000;
134.00,865.000,886.000,8249.000;
134.10,862.000,884.000,8254.000;
134.20,861.000,883.000,8256.000;
134.30,860.000,877.000,8263.000;
134.40,859.000,867.000,8274.000;
134.50,858.000,864.000,8278.000;
134.60,856.000,859.000,8285.000;
134.70,853.000,857.000,8290.000;
134.80,849.000,856.000,8295.000;
134.90,849.000,851.000,8300.000;
135.00,849.000,847.000,8304.000;
135.10,848.000,844.000,8308.000;
135.20,847.000,839.000,8314.000;
135.30,847.000,834.000,8319.000;
135.40,845.000,824.000,8331.000;
135.50,843.000,821.000,8336.000;
135.60,843.000,817.000,8340.000;
135.70,841.000,816.000,8343.000;
135.80,840.000,810.000,8350.000;
135.90,840.000,805.000,8355.000;
136.00,839.000,801.000,8360.000;
136.10,838.000,798.000,8364.000;
136.20,838.000,793.000,8369.000;
136.30,835.000,792.000,8373.000;
136.40,835.000,788.000,8377.000;
136.50,835.000,786.000,8379.000;
136.60,834.000,780.000,8386.000;
136.70,832.000,780.000,8388.000;
136.80,830.000,776.000,8394.000;
136.90,829.000,772.000,8399.000;
137.00,829.000,767.000,8404.000;
137.10,827.000,767.000,8406.000;
137.20,826.000,765.000,8409.000;
137.30,822.000,764.000,8414.000;
137.40,821.000,761.000,8418.000;
137.50,819.000,759.000,8422.000;
137.60,817.000,758.000,8425.000;
137.70,817.000,747.000,8436.000;
137.80,815.000,744.000,8441.000;
137.90,814.000,737.000,8449.000;
138.00,813.000,730.000,8457.000;
138.10,813.000,729.000,8458.000;
138.20,813.000,721.000,8466.000;
138.30,811.000,720.000,8469.000;
138.40,810.000,714.000,8476.000;
138.50,809.000,712.000,8479.000;
138.60,808.000,709.000,8483.000;
138.70,805.000,710.000,8485.000;
138.80,803.000,704.000,8493.000;
138.90,803.000,700.000,8497.000;
139.00,800.000,699.000,8501.000;
139.10,800.000,694.000,8506.000;
139.20,797.000,694.000,8509.000;
139.30,796.000,690.000,8514.000;
139.40,795.000,686.000,8519.000;
139.50,794.000,684.000,8522.000;
139.60,793.000,685.000,8522.000;
139.70,792.000,684.000,8524.000;
139.80,791.000,682.000,8527.000;
139.90,789.000,682.000,8529.000;
140.00,789.000,678.000,8533.000;
140.10,787.000,671.000,8542.000;
140.20,787.000,667.000,8546.000;
140.30,786.000,663.000,8551.000;
140.40,784.000,661.000,8555.000;
140.50,781.000,662.000,8557.000;
140.60,780.000,659.000,8561.000;
140.70,780.000,654.000,8566.000;
140.80,779.000,650.000,8571.000;
140.90,778.000,643.000,8579.000;
141.00,776.000,642.000,8582.000;
141.10,776.000,638.000,8586.000;
141.20,775.000,635.000,8590.000;
141.30,773.000,634.000,8593.000;
141.40,773.000,629.000,8598.000;
141.50,772.000,625.000,8603.000;
141.60,772.000,618.000,8610.000;
141.70,772.000,615.000,8613.000;
141.80,770.000,615.000,8615.000;
141.90,770.000,608.000,8622.000;
142.00,770.000,608.000,8622.000;
142.10,770.000,606.000,8624.000;
142.20,770.000,601.000,8629.000;
142.30,770.000,596.000,8634.000;
142.40,770.000,594.000,8636.000;
142.50,770.000,587.000,8643.000;
142.60,770.000,584.000,8646.000;
142.70,770.000,577.000,8653.000;
142.80,770.000,573.000,8657.000;
142.90,769.000,571.000,8660.000;
143.00,769.000,569.000,8662.000;
143.10,768.000,563.000,8669.000;
143.20,768.000,560.000,8672.000;
143.30,767.000,558.000,8675.000;
143.40,767.000,554.000,8679.000;
143.50,766.000,553.000,8681.000;
143.60,764.000,551.000,8685.000;
143.70,763.000,545.000,8692.000;
143.80,763.000,541.000,8696.000;
143.90,762.000,540.000,8698.000;
144.00,760.000,540.000,8700.000;
144.10,759.000,539.000,8702.000;
144.20,758.000,535.000,8707.000;
144.30,757.000,533.000,8710.000;
144.40,756.000,531.000,8713.000;
144.50,755.000,529.000,8716.000;
144.60,754.000,528.000,8718.000;
144.70,754.000,523.000,8723.000;
144.80,752.000,521.000,8727.000;
144.90,752.000,520.000,8728.000;
145.00,751.000,519.000,8730.000;
145.10,750.000,517.000,8733.000;
145.20,746.000,518.000,8736.000;
145.30,746.000,514.000,8740.000;
145.40,746.000,511.000,8743.000;
145.50,745.000,507.000,8748.000;
145.60,743.000,505.000,8752.000;
145.70,743.000,501.000,8756.000;
145.80,742.000,499.000,8759.000;
145.90,741.000,499.000,8760.000;
146.00,740.000,495.000,8765.000;
146.10,740.000,493.000,8767.000;
146.20,738.000,491.000,8771.000;
146.30,738.000,487.000,8775.000;
146.40,738.000,486.000,8776.000;
146.50,738.000,485.000,8777.000;
146.60,738.000,480.000,8782.000;
146.70,737.000,474.000,8789.000;
146.80,737.000,471.000,8792.000;
146.90,735.000,469.000,8796.000;
147.00,735.000,466.000,8799.000;
147.10,735.000,460.000,8805.000;
147.20,735.000,457.000,8808.000;
147.30,734.000,453.000,8813.000;
147.40,734.000,447.000,8819.000;
147.50,733.000,443.000,8824.000;
147.60,733.000,440.000,8827.000;
147.70,733.000,438.000,8829.000;
147.80,731.000,435.000,8834.000;
147.90,730.000,435.000,8835.000;
148.00,729.000,431.000,8840.000;
148.10,728.000,429.000,8843.000;
148.20,727.000,423.000,8850.000;
148.30,727.000,419.000,8854.000;
148.40,726.000,417.000,8857.000;
148.50,726.000,417.000,8857.000;
148.60,726.000,413.000,8861.000;
148.70,725.000,411.000,8864.000;
148.80,725.000,409.000,8866.000;
148.90,723.000,405.000,8872.000;
149.00,723.000,404.000,8873.000;
149.10,722.000,403.000,8875.000;
149.20,722.000,401.000,8877.000;
149.30,722.000,398.000,8880.000;
149.40,722.000,394.000,8884.000;
149.50,722.000,391.000,8887.000;
149.60,719.000,392.000,8889.000;
149.70,719.000,389.000,8892.000;
149.80,715.000,392.000,8893.000;
149.90,715.000,388.000,8897.000;
150.00,713.000,385.000,8902.000;
];
time = dynamics (:, 1);
susceptible = dynamics (:, 2);
infected = dynamics (:, 3);
recovered = dynamics (:, 4);
totalPopulation = susceptible(1) + infected(1) + recovered(1);
susceptibleRatio = susceptible ./ totalPopulation;
infectedRatio = infected ./ totalPopulation;
recoveredRatio = recovered ./ totalPopulation;
steps = length (time);
indices = 0 : steps - 1;
replications = 0;
figure
plot (indices, susceptibleRatio.', 'color', 'blue', 'linewidth', 2);
hold on
plot (indices, infectedRatio.', 'color', 'red', 'linewidth', 2);
hold on
plot (indices, recoveredRatio.', 'color', 'green', 'linewidth', 2);
set(gca,'YTick',0:0.05:1.0);
set(gca,'XTick', indices(1:100:end), 'xticklabel', time(1:100:end));
xlabel ('Time');
ylabel ('Population Ratio');
legend('Susceptible','Infected', 'Recovered');
%titleStr = sprintf('SIR Dynamics of %i agents, with 0.10 dt, %i steps, 0 replications', totalPopulation, steps)
%title (titleStr);
